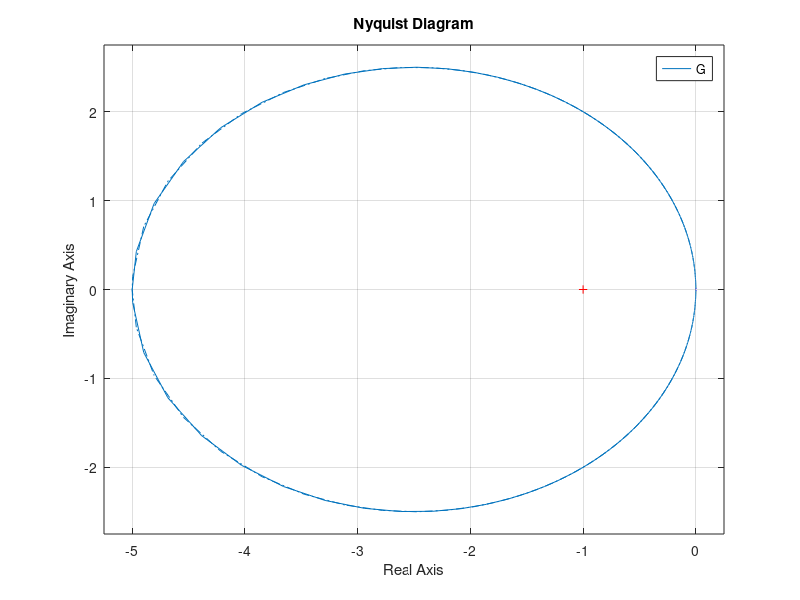

Reproduce this figure in MATLAB. (Note: this script raises an error after producing the figure.)
%% AME-552

% HW3 Problem 2

%% Clear

clear, clc, close all;

%% Characteristic Equation Approach

% Find relationship between k and A
k = @(A) (pi/10) * (1/(asin(1/A) + (1/A)*sqrt(1 - (1/A)^2)));

figure;
fplot(k, [1 100], LineWidth=2); grid on;
xlabel('A');
ylabel('k');
title('k vs. A');
xlim([0 100]);

%% Nyquist Approach

k = 1;

% Linear system
s = tf('s');
G = -5*s/(s^2 + s + 25);

% Line of 1/N(A, w)
Nline_Re = @(A) -1 / ((2*k/pi) * (asin(1/A) + (1/A)*sqrt(1-(1/A)^2)));
Nline_Im = @(A) 0;

nyquist(G); hold on;
fplot(Nline_Re, Nline_Im, 'r', [1 30]);
